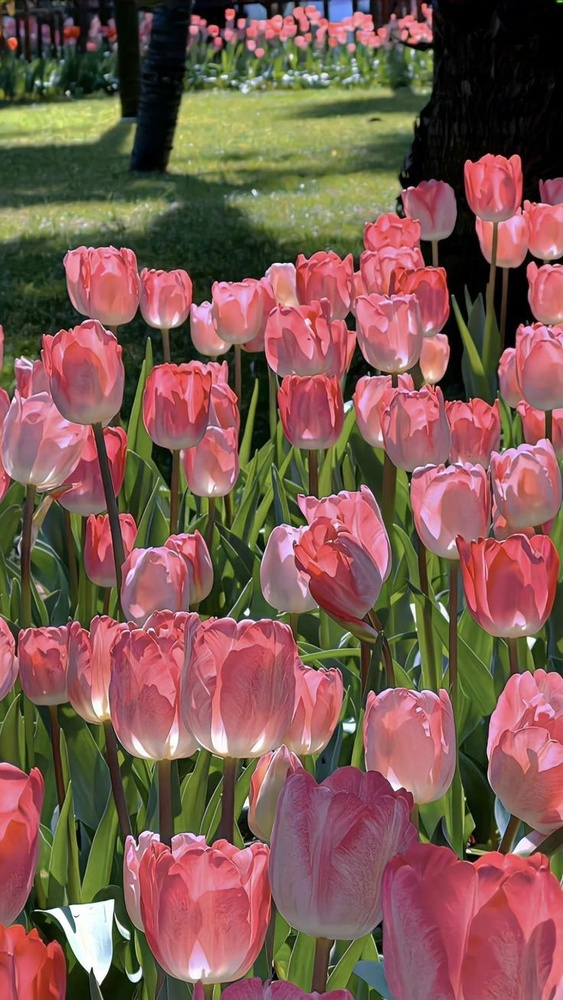
#> input picture UTS/bunga.jpeg, 563 x 1000 px, shrunk from 736 x 1308 before the run
$ jupyter execute grayscale.ipynb
#> lines starting #> are read from the running program, lines starting #| are printed output that depends on the picture
#### Citra Grayscale

Jihan Martha - 2213020177 - 3A

[cell 1]
# Import Library
from PIL import Image
import math
import matplotlib.pyplot as plt

[cell 2]
# Fungsi untuk mengubah pixel RGB menjadi grayscale
def convert_to_grayscale(pixel):
    r, g, b = pixel
    gray = int(0.299 * r + 0.587 * g + 0.114 * b)
    return gray

[cell 3]
# Membuka gambar dan mengonversinya ke mode RGB
gambar = Image.open('bunga.jpeg')
#> gambar is the input picture: PIL image 563x1000 RGB; mean R, G, B 124.9, 89.7, 80.6
gambar = gambar.convert('RGB')
width, height = gambar.size
#> width = 563; height = 1000

[cell 4]
# Menampilkan gambar asli
plt.imshow(gambar)
plt.axis('off')
plt.title('Gambar Asli')
plt.show()

[cell 5]
# Membuat matriks kosong untuk menyimpan nilai grayscale
grayscale_matrix = []

[cell 6]
# Loop untuk mengakses setiap pixel gambar
for y in range(height):
    row = []
    for x in range(width):
        pixel = gambar.getpixel((x, y))
        index = convert_to_grayscale(pixel)
        row.append(index)
    grayscale_matrix.append(row)

[cell 7]
# Menampilkan gambar hasil konversi ke grayscale
plt.imshow(grayscale_matrix, cmap='gray')
plt.axis('off')
plt.title('Hasil Konversi')
plt.show()
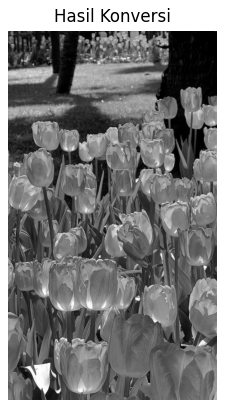
#> figure drawn by matplotlib, 1 panel
